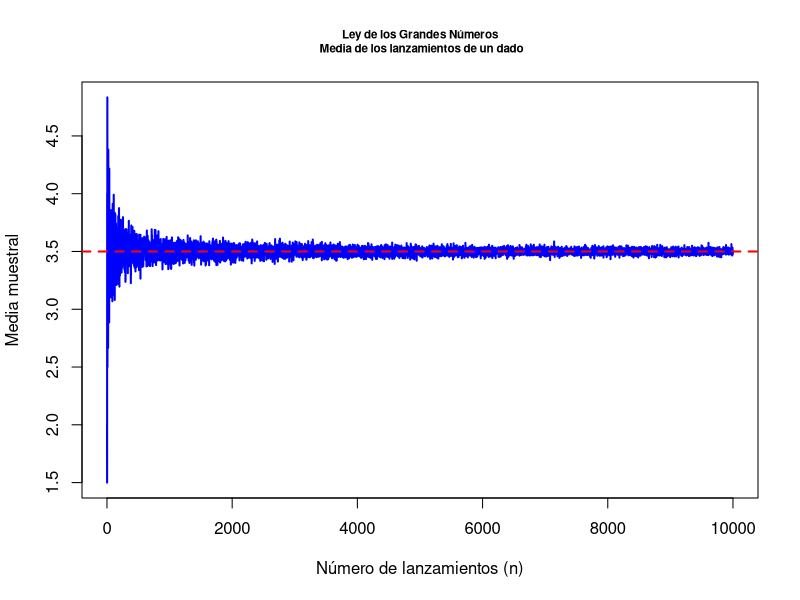
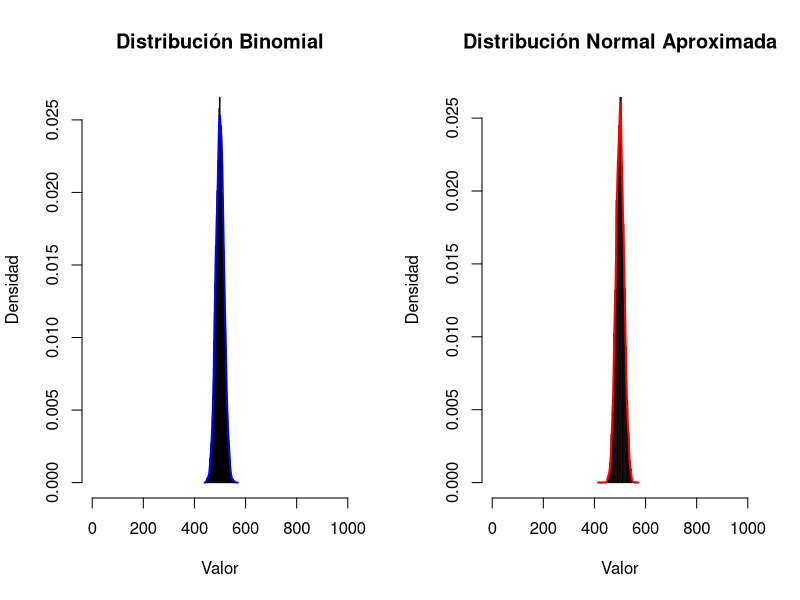
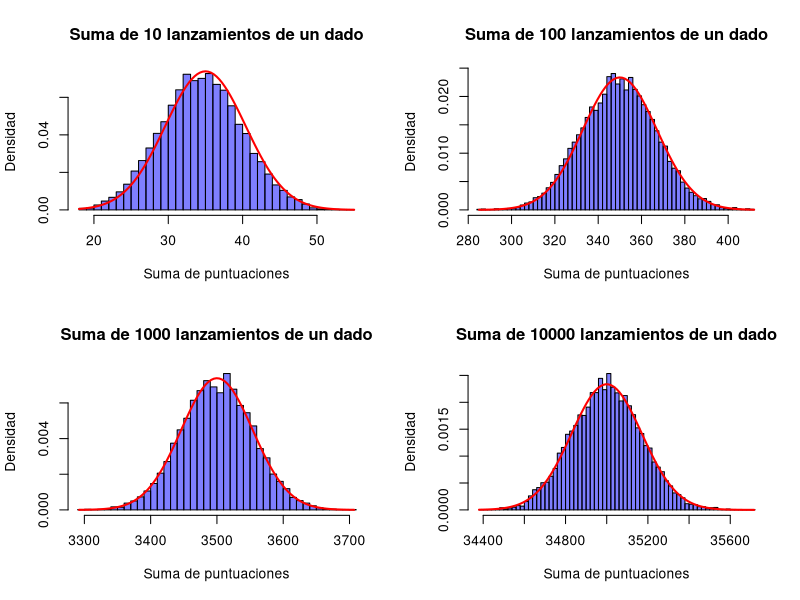

Source code (R) for these figures, in order:
## ---- chunk 1
# Definir la función para simular lanzamientos de un dado
simular_dado <- function(max_n) {
  medias <- numeric(max_n)  # Vector para almacenar las medias muestrales
  for (n in 1:max_n) {
    lanzamientos <- sample(1:6, n, replace = TRUE)  # Lanzar el dado n veces
    medias[n] <- mean(lanzamientos)  # Calcular la media de los lanzamientos
  }
  return(medias)
}

# Simular para un tamaño máximo de muestra de 10000 lanzamientos
max_n <- 10000
medias <- simular_dado(max_n)

# Graficar las medias muestrales a medida que n aumenta
plot(1:max_n, medias, type = "l", col = "blue", lwd = 2,
     xlab = "Número de lanzamientos (n)", ylab = "Media muestral",
     main = "Ley de los Grandes Números\n Media de los lanzamientos de un dado", cex.main=0.7)
abline(h = 3.5, col = "red", lwd = 2, lty = 2)  # Línea horizontal en 3.5

## ---- chunk 2
# Parámetros de la distribución binomial
n <- 1000  # Número de ensayos
p <- 0.5   # Probabilidad de éxito
size <- 10000  # Número de simulaciones

# Generar una variable aleatoria binomial
binomial_sample <- rbinom(size, n, p)

# Estimación de la media y la desviación estándar de la distribución binomial
mean_binom <- n * p
sd_binom <- sqrt(n * p * (1 - p))

# Generar la distribución normal aproximada
normal_sample <- rnorm(size, mean = mean_binom, sd = sd_binom)

# Graficar los histogramas de la binomial y la normal
par(mfrow = c(1, 2))  # Organizar gráficos en dos paneles

# Histograma de la muestra binomial
hist(binomial_sample, breaks = 50, probability = TRUE, 
     col = rgb(0, 0, 1, 0.5), xlim = c(0, n), 
     main = "Distribución Binomial", xlab = "Valor", 
     ylab = "Densidad")
lines(density(binomial_sample), col = "blue", lwd = 2)

# Histograma de la distribución normal aproximada
hist(normal_sample, breaks = 50, probability = TRUE, 
     col = rgb(1, 0, 0, 0.5), xlim = c(0, n), 
     main = "Distribución Normal Aproximada", xlab = "Valor", 
     ylab = "Densidad")
lines(density(normal_sample), col = "red", lwd = 2)

## ---- chunk 3
# Parámetros de la simulación
num_simulaciones <- 10000  # Número de simulaciones
num_lanzamientos <- c(10, 100, 1000, 10000)  # Diferentes tamaños de muestra

# Función para simular la suma de las puntuaciones de un dado
simular_suma_dado <- function(n) {
  suma <- rowSums(matrix(sample(1:6, n * num_simulaciones, replace = TRUE), 
                        ncol = n))  # Simulación de las sumas
  return(suma)
}

# Graficar las distribuciones de las sumas para diferentes tamaños de muestra
par(mfrow = c(2, 2))  # Organizar gráficos en 2x2

for (n in num_lanzamientos) {
  suma_dado <- simular_suma_dado(n)
  # Histograma de la suma de las puntuaciones del dado
  hist(suma_dado, breaks = 50, probability = TRUE, 
       col = rgb(0, 0, 1, 0.5), xlim = c(min(suma_dado), max(suma_dado)), 
       main = paste("Suma de", n, "lanzamientos de un dado"), 
       xlab = "Suma de puntuaciones", ylab = "Densidad")
  # Superponer la curva de densidad normal (aproximación asintótica)
  mean_dado <- 3.5 * n  # Media esperada de la suma (media de un dado es 3.5)
  sd_dado <- sqrt(n * (35 / 12))  # Desviación estándar de la suma (varianza de un dado es 35/12)
  curve(dnorm(x, mean = mean_dado, sd = sd_dado), 
        col = "red", lwd = 2, add = TRUE)
}

